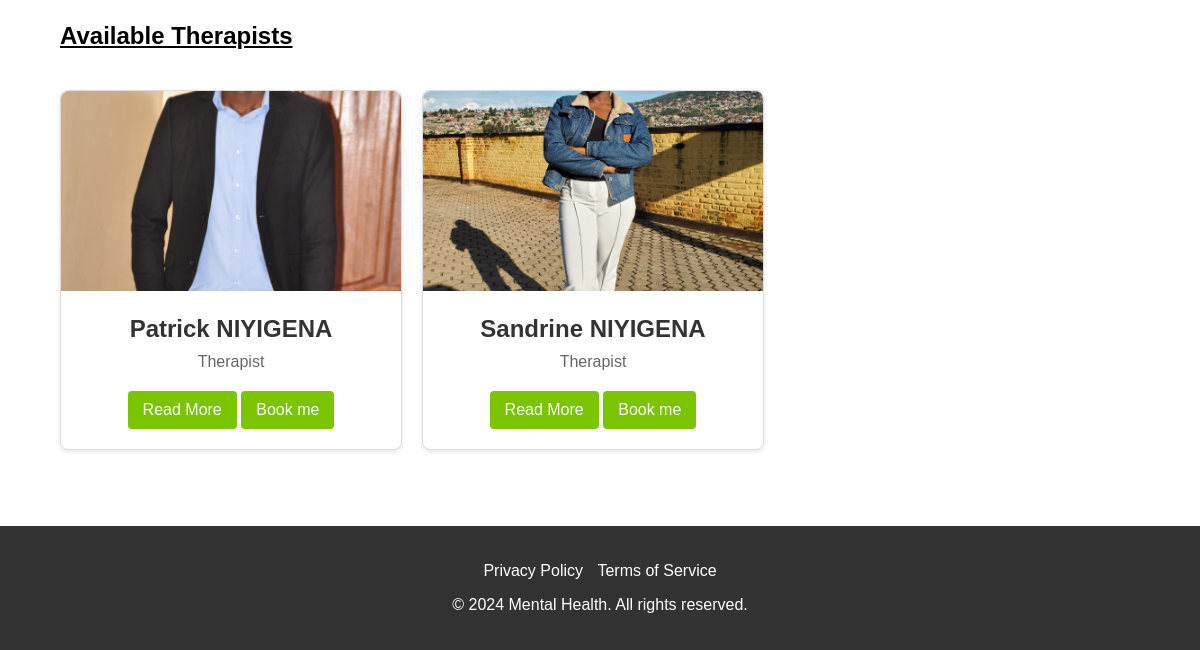
The app's page / (lower part), older data.
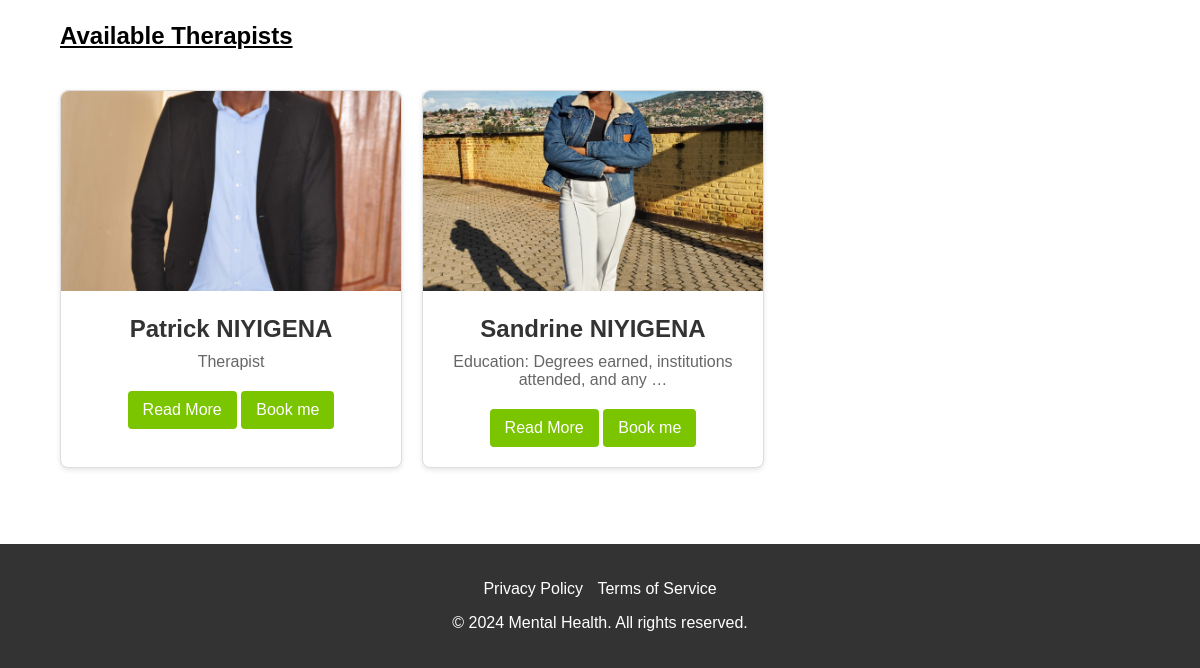
The same page, newer data.
### core/models.py (models this page shows, shortened)
class Therapist(models.Model):
    user = models.OneToOneField(User, on_delete=models.CASCADE)
    profile_picture = models.ImageField(upload_to='therapists/')
    names = models.CharField(max_length=255)
    bio = models.TextField()
    telephone = models.CharField(max_length=15,help_text="Phone number must be entered in the format: '+999999999'. Up to 15 digits allowed.")
    email = models.EmailField()

### core/views.py (the view)
# urls.py: 2. Add a URL to urlpatterns:  path('', views.home, name='home')
def home(request):
    articles = Article.objects.all()
    therapists = Therapist.objects.all()
    return render(request, 'article/home.html',
     {'articles': articles, 'categories': CATEGORIES,'therapists': therapists,})

### templates/article/home.html (shortened to what this page needs)
{% extends 'base.html' %}
{% block content %}
{% load static %}
    <div class="container">
        <br>
            <h2><u>Available Therapists</u></h2>
            <div class="quiz-cards">
                {% for therapist in therapists %}
                    <div class="card">
                        <img src="{{ therapist.profile_picture.url }}" alt="{{ therapist.names }}">
                        <center>
                            <div class="card-content">
                                <h3>{{ therapist.names | truncatewords:7 }}</h3>
                                <p>{{ therapist.bio | truncatewords:7 }}</p>
                                <a href="{% url 'therapist_detail' therapist.id %}">Read More</a>
                                <a href="{% url 'book_therapist' therapist.id %}">Book me</a>
                            </div>
                        </center>
                    </div>
                {% endfor %}
            </div><br><br>
    </div>
{% endblock %}

Row changes from the older to the newer data that the page shows:
changed Therapist "Sandrine NIYIGENA": bio "Therapist" → "Education: Degrees earned, institutions attended, and any …"
